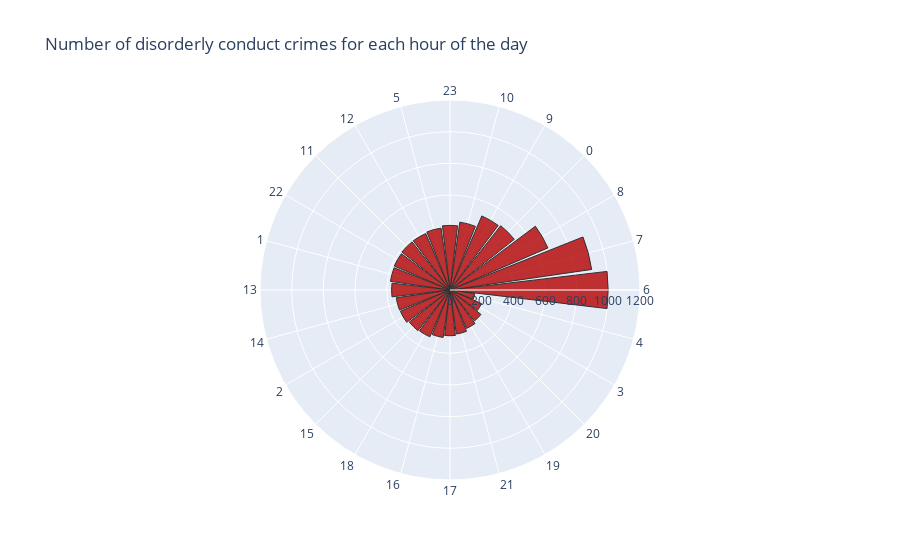

Source (notebook cell):
### Markdown cell above
# Polar bar chart
We have chosen to look more into **Disorderly conduct**, as we also saw some intersting patterns for this type of crime.

### Code cell
# Filter for Disorderly Conduct crimes and prepare data for polar bar chart
data_discon = data[data.Category == "DISORDERLY CONDUCT"]
data_discon['Hour'] = data_discon["Hour"].apply(str)
data_discon = data_discon.groupby(['Hour']).size().reset_index(name='counts')
data_discon = data_discon.sort_values(by=['counts'], ascending=False)
data_discon = data_discon.reset_index(drop=True)

# Create a polar bar chart using plotly.graph_objects
fig = go.Figure(data=[go.Barpolar(
    r=data_discon['counts'],
    theta=data_discon['Hour'],
    marker_color= "#B30000",
    marker_line_color='black',
    marker_line_width=1,
    opacity=0.8
)])
fig.update_layout(
    title="Number of disorderly conduct crimes for each hour of the day",
    polar=dict(
        radialaxis=dict(
            visible=True,
            range=[0, 1200]
        )),
    showlegend=False
)
fig.show()

### Figure 1 — Plotly figure (JSON) as saved in the notebook; plotly's stock layout.template omitted (floating-point values rounded to 4 significant figures)
{"data": [{"marker": {"color": "#B30000", "line": {"color": "black", "width": 1}}, "opacity": 0.8, "r": [999, 904, 673, 517, 509, 433, 408, 395, 388, 387, 383, 380, 369, 343, 341, 327, 322, 303, 289, 281, 264, 249, 216, 158], "theta": ["6", "7", "8", "0", "9", "10", "23", "5", "12", "11", "22", "1", "13", "14", "2", "15", "18", "16", "17", "21", "19", "20", "3", "4"], "type": "barpolar"}], "layout": {"polar": {"radialaxis": {"range": [0, 1200], "visible": true}}, "showlegend": false, "title": {"text": "Number of disorderly conduct crimes for each hour of the day"}}}
